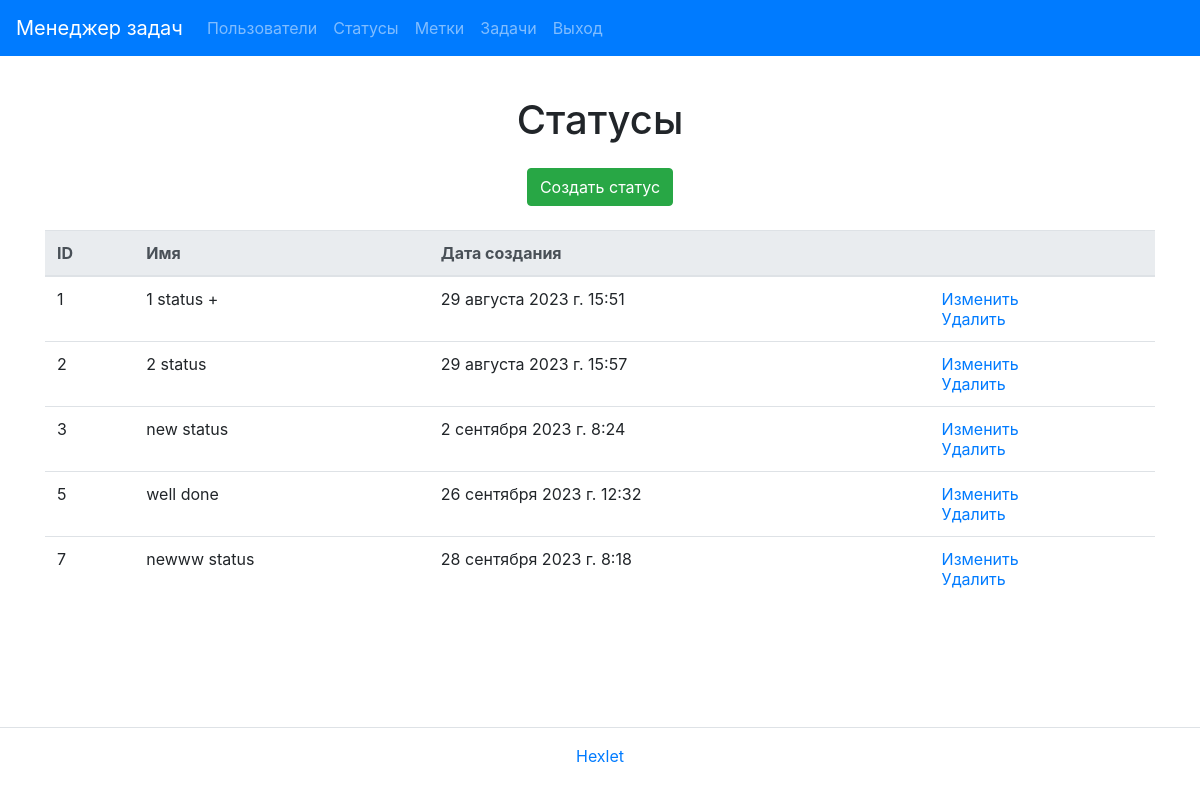
The app's page /statuses/ (signed in) with its own data.
### task_manager/statuses/models.py (models this page shows, shortened)
class Status(models.Model):
    name = models.CharField(_('name'), max_length=30)
    created_at = models.DateTimeField(auto_now_add=True)

### task_manager/statuses/views.py (the view)
# urls.py: path('', StatusList.as_view(), name='status_index'),
class StatusList(UserLoginMixin, ListView):
    model = Status
    template_name = 'statuses/index.html'
    context_object_name = 'statuses'

### task_manager/templates/statuses/index.html
{% extends "base.html" %}
{% load i18n %}
{% block content %}
<div class="container">
  <h1 class="my-4 text-center">{% trans "Statuses" %}</h1>
  <div class="d-flex justify-content-center mt-3 mb-0">
    <a class="btn btn-success btn-md" href="{% url 'status_create' %}">{% trans "Create status" %}</a>
  </div>
  <table class="table table-lg-responsive table-hover mt-4">
    <thead class="thead-light">
        <tr>
            <th>{% trans "ID" %}</th>
            <th>{% trans "Name" %}</th>
            <th>{% trans "Creation date" %}</th>
            <th></th>
        </tr>
    </thead>
        {% if statuses %}
        <tbody>
            {% for status in statuses %}
            <tr>
                <td>{{ status.id }}</td>
                <td>{{ status.name }}</td>
                <td>{{ status.created_at }}</td>
                <td>
                    <a href="{% url 'status_update' status.id %}">{% trans "Modify" %}</a>
                    <br>
                    <a href="{% url 'status_delete' status.id %}">{% trans "Delete" %}</a>
                </td>
            </tr>
            {% endfor %}
        {% endif %}
        </tbody>
  </table>
</div>
{% endblock %}

### records on screen
Status: id "1", name "1 status +", created_at "29 августа 2023 г. 15:51"
Status: id "2", name "2 status", created_at "29 августа 2023 г. 15:57"
Status: id "3", name "new status", created_at "2 сентября 2023 г. 8:24"
Status: id "5", name "well done", created_at "26 сентября 2023 г. 12:32"
Status: id "7", name "newww status", created_at "28 сентября 2023 г. 8:18"
